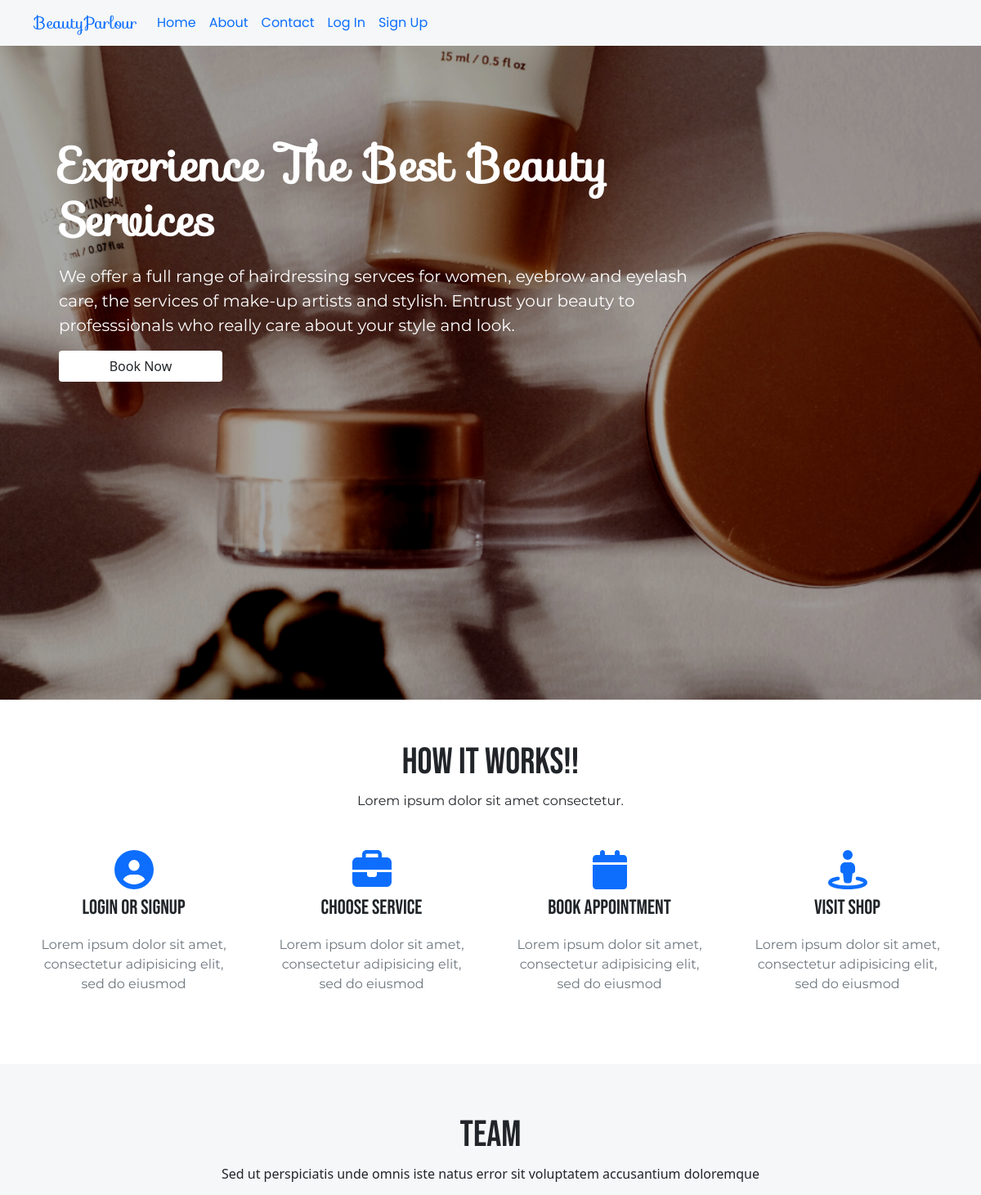
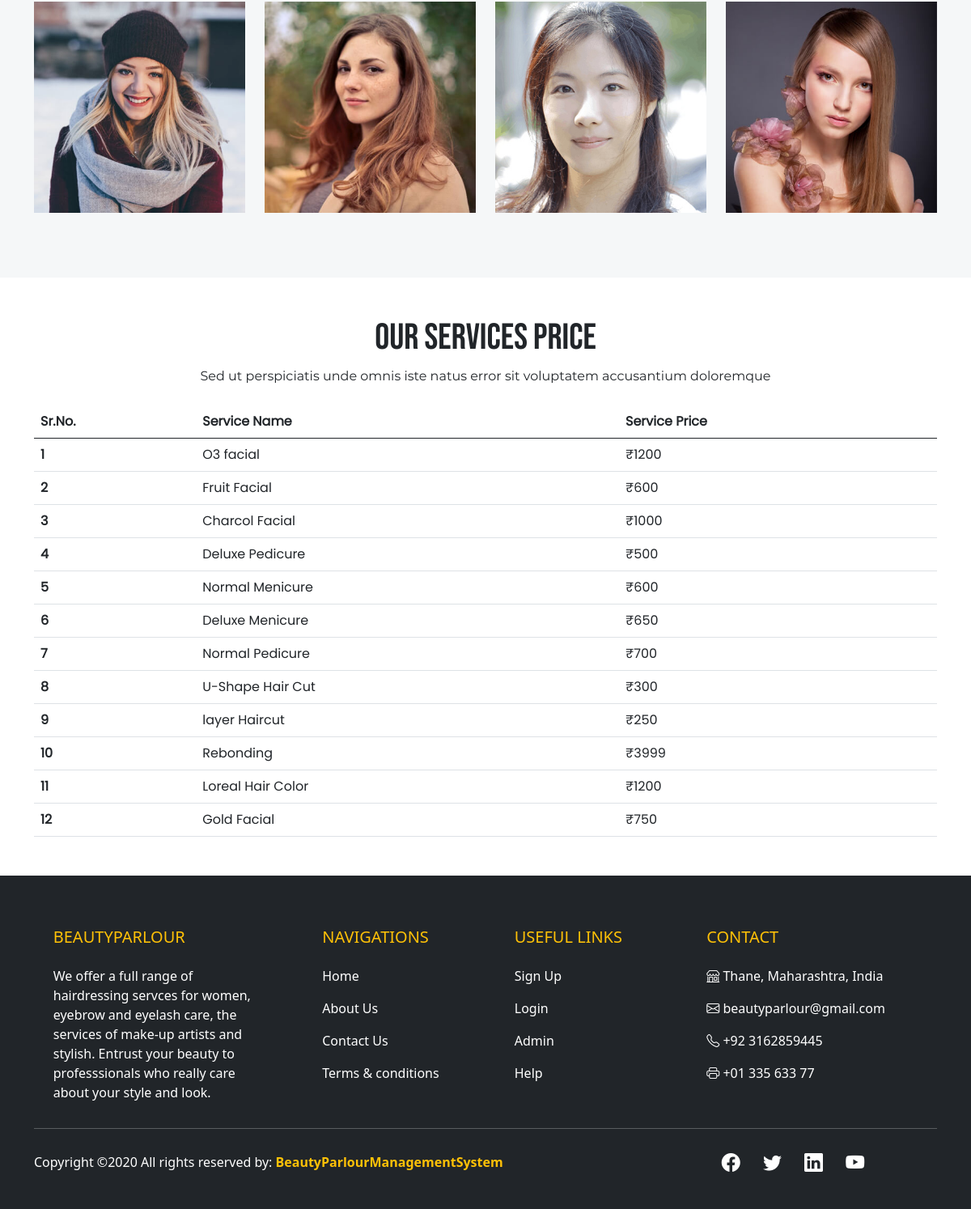
The page / on the database its author committed (2 pictures, top to bottom).
### core/models.py (models this page shows, shortened)
class Service(models.Model):
    name = models.CharField(max_length=50)
    price = models.IntegerField(default=0)
    image = models.ImageField(upload_to='uploads/productImg')
    @staticmethod
    def get_all_services():
        return Service.objects.all()

### core/views.py (the view)
# urls.py: path('', views.index, name='index'),
def index(request):
	services = Service.get_all_services()
	return render(request, 'core/index.html', {'services' : services})

### core/templates/core/index.html
{% extends 'core/base.html' %}
{% load static %}
{% block custom_css %}
	<link rel="stylesheet" href="{% static 'core/css/index.css' %}">
{% endblock custom_css %}
{% block content %}
	{% include "core/header.html" %}
	{% include "core/howitworks.html" %}
	{% include "core/ourteam.html" %}
	{% include "core/servicetable.html" %}
{% endblock content %}

### core/templates/core/servicetable.html
{% load static %}
{% block custom_css %}
	<link rel="stylesheet" href="{% static 'core/css/servicetable.css' %}">
{% endblock custom_css %}
{% block content %}
<div class="container mt-5 service-sec mb-5">
		<h1 class="text-center"> Our Services Price </h1>
		<p class="text-center">Sed ut perspiciatis unde omnis iste natus error sit voluptatem accusantium doloremque</p>
		<table class="table mt-4" border="0">
			<thead class="thead-dark">
			    <tr>
			      <th scope="col">Sr.No.</th>
			      <th scope="col">Service Name</th>
			      <th scope="col">Service Price</th>
			    </tr>
			  </thead>
			<tbody>
			  	{% for service in services %}
			    <tr>
			      <th scope="row">{{ forloop.counter }}</th>
			      <td>{{ service.name }}</td>
			      <td>₹{{ service.price }}</td>
			    </tr>
			   	{% endfor %}
			</tbody>
		</table>
	</div>
{% endblock content %}

### core/static/core/css/index.css (style rules this page uses)
* { margin: 0; padding: 0; box-sizing: border-box; }
body { min-height: 100vh; width: 100vw; overflow-x: hidden; }

### core/static/core/css/navbar.css (style rules this page uses)
body { min-height: 100vh; width: 100vw; overflow-x: hidden; }

### core/static/core/css/servicetable.css (style rules this page uses)
.service-sec h1 { font-size: 45px; font-family: manisha2; }
.service-sec p { font-family: manisha; font-size: 16px; }
tr, th, td { font-family: content; }

### rows shown on the page
Service: name "O3 facial", price "1200"
Service: name "Fruit Facial", price "600"
Service: name "Charcol Facial", price "1000"
Service: name "Deluxe Pedicure", price "500"
Service: name "Normal Menicure", price "600"
Service: name "Deluxe Menicure", price "650"
Service: name "Normal Pedicure", price "700"
Service: name "U-Shape Hair Cut", price "300"
Service: name "layer Haircut", price "250"
Service: name "Rebonding", price "3999"
Service: name "Loreal Hair Color", price "1200"
Service: name "Gold Facial", price "750"
